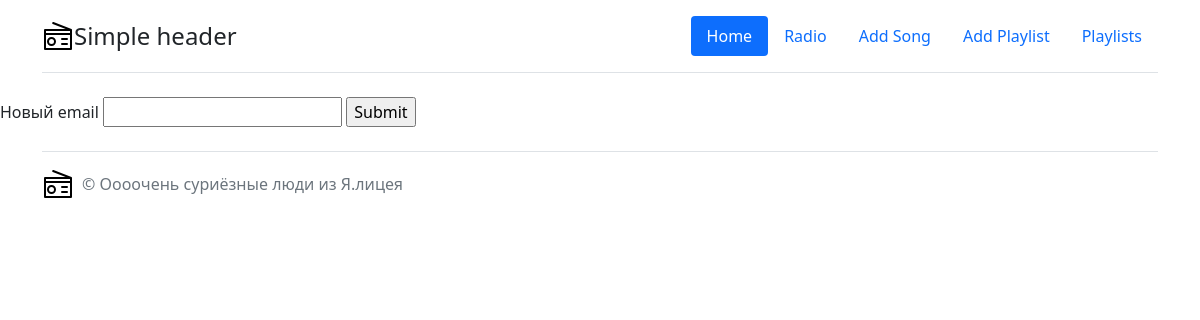
Page /profile (signed in) on the earlier database version.
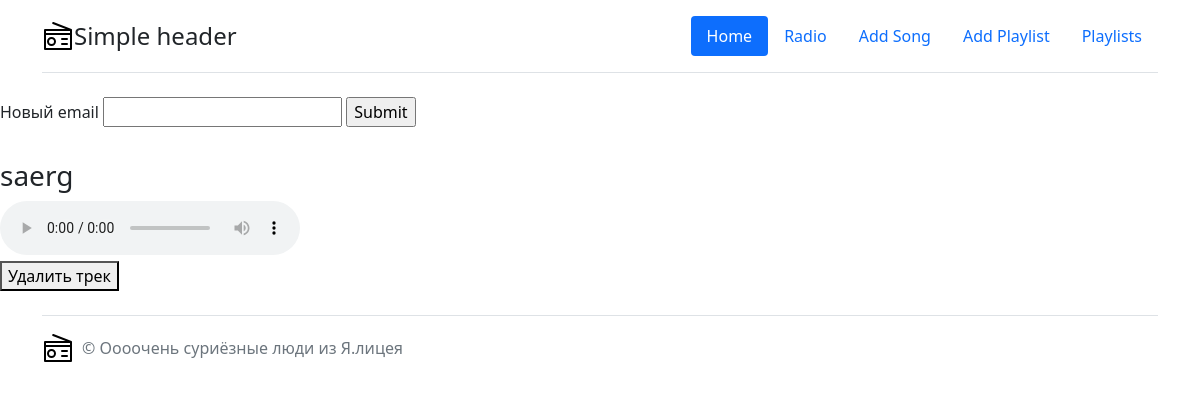
Same page on the later database version.
### data/track.py (models this page shows, shortened)
class Track(SqlAlchemyBase, SerializerMixin):
    __tablename__ = "track"
    id = sqlalchemy.Column(sqlalchemy.Integer,
                           primary_key=True, autoincrement=True)
    track_name = sqlalchemy.Column(sqlalchemy.String, nullable=True)
    user_id = sqlalchemy.Column(sqlalchemy.Integer,
                                sqlalchemy.ForeignKey("users.id"))
    tack_path = sqlalchemy.Column(sqlalchemy.String, nullable=True)
    img_path = sqlalchemy.Column(sqlalchemy.String, nullable=True)
    track_duration = sqlalchemy.Column(sqlalchemy.Integer, nullable=True)  # в секундах
    temp_preference = sqlalchemy.Column(sqlalchemy.Float, nullable=True)
    mood_preference = sqlalchemy.Column(sqlalchemy.Float, nullable=True)

### app.py (the view)
@app.route("/profile", methods=["GET", "POST"])
@login_required
def profile():
    db_sess = db_session.create_session()
    user = db_sess.query(User).filter(User.id == session.get("_user_id")).first()
    tracks = db_sess.query(Track).filter(Track.user_id == session.get("_user_id")).all()
    if request.method == "POST":
        user.email = request.form.get("email")
    db_sess.commit()
    return render_template("profile.html", tracks=tracks,
                           name=user.name,
                           email=user.email
                           )

### app.py (called while the page is built)
@login_manager.user_loader
def load_user(user_id):
    db_sess = db_session.create_session()
    return db_sess.query(User).get(user_id)

### data/db_session.py (called while the page is built)
def create_session() -> Session:
    global __factory
    return __factory()

### templates/profile.html (shortened to what this page needs)
<!DOCTYPE html>
<html lang="en">
<head>
    <link href="https://cdn.jsdelivr.net/npm/bootstrap@5.1.3/dist/css/bootstrap.min.css" rel="stylesheet">
</head>
<body>
 <div class="container">
    <header class="d-flex flex-wrap justify-content-center py-3 mb-4 border-bottom">
      <a href="/homepage" class="d-flex align-items-center mb-3 mb-md-0 me-md-auto text-dark text-decoration-none">
        <img src="{{ url_for('static',filename='icons/icon_m.svg') }}"></img>
        <span class="fs-4">Simple header</span>
      </a>
      <ul class="nav nav-pills">
        <li class="nav-item"><a href="/homepage" class="nav-link active" aria-current="page">Home</a></li>
        <li class="nav-item"><a href="/radio" class="nav-link">Radio</a></li>
        <li class="nav-item"><a href="/add/song" class="nav-link">Add Song</a></li>
        <li class="nav-item"><a href="/add/playlist" class="nav-link">Add Playlist</a></li>
        <li class="nav-item"><a href="/myplaylists" class="nav-link">Playlists</a></li>
      </ul>
    </header>
 </div>
 <form action="" method="post">
     <label for="username">Новый email</label>
     <input type="text" name="email">
     <input type="submit">
 </form>
    {% for item in tracks %}
    <h3 value="name" >{{item["track_name"]}}</h3>
    <audio controls src="{{ url_for('static', filename=item['tack_path']) }}"></audio>
    <br>
    <button class="delete" value="{{item['id']}}">Удалить трек</button>
    {% endfor %}
<div class="container">
  <footer class="d-flex flex-wrap justify-content-between align-items-center py-3 my-4 border-top">
    <div class="col-md-4 d-flex align-items-center">
      <a href="/homepage" class="mb-3 me-2 mb-md-0 text-muted text-decoration-none lh-1">
        <img src="{{ url_for('static',filename='icons/icon_m.svg') }}"></img>
      </a>
      <span class="text-muted">&copy; Оооочень суриёзные люди из Я.лицея </span>
    </div>
  </footer>
</div>
</body>
</html>

Differences in the rows shown:
added Track: track_name "saerg", {{ item['id'] }} 11 (drawn)
